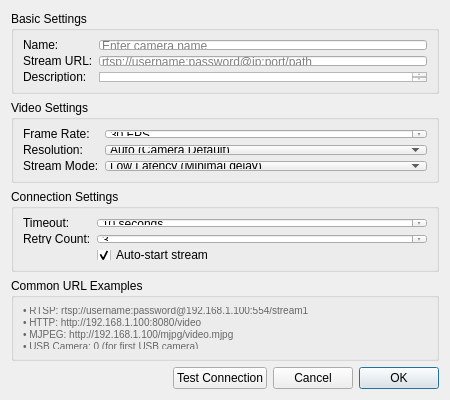
<?xml version="1.0" encoding="UTF-8"?>
<ui version="4.0">
 <class>AddCameraDialog</class>
 <widget class="QDialog" name="AddCameraDialog">
  <property name="geometry">
   <rect>
    <x>0</x>
    <y>0</y>
    <width>450</width>
    <height>400</height>
   </rect>
  </property>
  <property name="minimumSize">
   <size>
    <width>450</width>
    <height>400</height>
   </size>
  </property>
  <property name="windowTitle">
   <string>Add Camera</string>
  </property>
  <property name="modal">
   <bool>true</bool>
  </property>
  <layout class="QVBoxLayout" name="verticalLayout">
   <item>
    <widget class="QGroupBox" name="basicGroup">
     <property name="title">
      <string>Basic Settings</string>
     </property>
     <layout class="QFormLayout" name="basicFormLayout">
      <item row="0" column="0">
       <widget class="QLabel" name="nameLabel">
        <property name="text">
         <string>Name:</string>
        </property>
       </widget>
      </item>
      <item row="0" column="1">
       <widget class="QLineEdit" name="nameEdit">
        <property name="placeholderText">
         <string>Enter camera name</string>
        </property>
       </widget>
      </item>
      <item row="1" column="0">
       <widget class="QLabel" name="urlLabel">
        <property name="text">
         <string>Stream URL:</string>
        </property>
       </widget>
      </item>
      <item row="1" column="1">
       <widget class="QLineEdit" name="urlEdit">
        <property name="placeholderText">
         <string>rtsp://username:password@ip:port/path</string>
        </property>
       </widget>
      </item>
      <item row="2" column="0">
       <widget class="QLabel" name="descriptionLabel">
        <property name="text">
         <string>Description:</string>
        </property>
       </widget>
      </item>
      <item row="2" column="1">
       <widget class="QTextEdit" name="descriptionEdit">
        <property name="maximumSize">
         <size>
          <width>16777215</width>
          <height>60</height>
         </size>
        </property>
        <property name="placeholderText">
         <string>Optional description</string>
        </property>
       </widget>
      </item>
     </layout>
    </widget>
   </item>
   <item>
    <widget class="QGroupBox" name="videoGroup">
     <property name="title">
      <string>Video Settings</string>
     </property>
     <layout class="QFormLayout" name="videoFormLayout">
      <item row="0" column="0">
       <widget class="QLabel" name="fpsLabel">
        <property name="text">
         <string>Frame Rate:</string>
        </property>
       </widget>
      </item>
      <item row="0" column="1">
       <widget class="QSpinBox" name="fpsSpinBox">
        <property name="suffix">
         <string> FPS</string>
        </property>
        <property name="minimum">
         <number>1</number>
        </property>
        <property name="maximum">
         <number>60</number>
        </property>
        <property name="value">
         <number>30</number>
        </property>
       </widget>
      </item>
      <item row="1" column="0">
       <widget class="QLabel" name="resolutionLabel">
        <property name="text">
         <string>Resolution:</string>
        </property>
       </widget>
      </item>
      <item row="1" column="1">
       <widget class="QComboBox" name="resolutionComboBox">
        <item>
         <property name="text">
          <string>Auto (Camera Default)</string>
         </property>
        </item>
        <item>
         <property name="text">
          <string>1920x1080 (Full HD)</string>
         </property>
        </item>
        <item>
         <property name="text">
          <string>1280x720 (HD)</string>
         </property>
        </item>
        <item>
         <property name="text">
          <string>640x480 (VGA)</string>
         </property>
        </item>
        <item>
         <property name="text">
          <string>320x240 (QVGA)</string>
         </property>
        </item>
       </widget>
      </item>
      <item row="2" column="0">
       <widget class="QLabel" name="modeLabel">
        <property name="text">
         <string>Stream Mode:</string>
        </property>
       </widget>
      </item>
      <item row="2" column="1">
       <widget class="QComboBox" name="modeComboBox">
        <item>
         <property name="text">
          <string>Low Latency (Minimal delay)</string>
         </property>
        </item>
        <item>
         <property name="text">
          <string>Balanced (Good quality &amp; speed)</string>
         </property>
        </item>
        <item>
         <property name="text">
          <string>High Quality (Best image quality)</string>
         </property>
        </item>
       </widget>
      </item>
     </layout>
    </widget>
   </item>
   <item>
    <widget class="QGroupBox" name="connectionGroup">
     <property name="title">
      <string>Connection Settings</string>
     </property>
     <layout class="QFormLayout" name="connectionFormLayout">
      <item row="0" column="0">
       <widget class="QLabel" name="timeoutLabel">
        <property name="text">
         <string>Timeout:</string>
        </property>
       </widget>
      </item>
      <item row="0" column="1">
       <widget class="QSpinBox" name="timeoutSpinBox">
        <property name="suffix">
         <string> seconds</string>
        </property>
        <property name="minimum">
         <number>1</number>
        </property>
        <property name="maximum">
         <number>60</number>
        </property>
        <property name="value">
         <number>10</number>
        </property>
       </widget>
      </item>
      <item row="1" column="0">
       <widget class="QLabel" name="retryLabel">
        <property name="text">
         <string>Retry Count:</string>
        </property>
       </widget>
      </item>
      <item row="1" column="1">
       <widget class="QSpinBox" name="retrySpinBox">
        <property name="maximum">
         <number>10</number>
        </property>
        <property name="value">
         <number>3</number>
        </property>
       </widget>
      </item>
      <item row="2" column="1">
       <widget class="QCheckBox" name="autoStartCheckBox">
        <property name="text">
         <string>Auto-start stream</string>
        </property>
        <property name="checked">
         <bool>true</bool>
        </property>
       </widget>
      </item>
     </layout>
    </widget>
   </item>
   <item>
    <widget class="QGroupBox" name="examplesGroup">
     <property name="title">
      <string>Common URL Examples</string>
     </property>
     <layout class="QVBoxLayout" name="examplesLayout">
      <item>
       <widget class="QLabel" name="examplesLabel">
        <property name="text">
         <string>• RTSP: rtsp://username:password@192.168.1.100:554/stream1
• HTTP: http://192.168.1.100:8080/video
• MJPEG: http://192.168.1.100/mjpg/video.mjpg
• USB Camera: 0 (for first USB camera)</string>
        </property>
        <property name="wordWrap">
         <bool>true</bool>
        </property>
        <property name="styleSheet">
         <string>font-size: 10px; color: #666666;</string>
        </property>
       </widget>
      </item>
     </layout>
    </widget>
   </item>
   <item>
    <layout class="QHBoxLayout" name="buttonLayout">
     <item>
      <spacer name="horizontalSpacer">
       <property name="orientation">
        <enum>Qt::Horizontal</enum>
       </property>
       <property name="sizeHint" stdset="0">
        <size>
         <width>40</width>
         <height>20</height>
        </size>
       </property>
      </spacer>
     </item>
     <item>
      <widget class="QPushButton" name="testButton">
       <property name="text">
        <string>Test Connection</string>
       </property>
      </widget>
     </item>
     <item>
      <widget class="QPushButton" name="cancelButton">
       <property name="text">
        <string>Cancel</string>
       </property>
      </widget>
     </item>
     <item>
      <widget class="QPushButton" name="okButton">
       <property name="text">
        <string>OK</string>
       </property>
       <property name="default">
        <bool>true</bool>
       </property>
      </widget>
     </item>
    </layout>
   </item>
  </layout>
 </widget>
 <resources/>
 <connections>
  <connection>
   <sender>cancelButton</sender>
   <signal>clicked()</signal>
   <receiver>AddCameraDialog</receiver>
   <slot>reject()</slot>
   <hints>
    <hint type="sourcelabel">
     <x>316</x>
     <y>380</y>
    </hint>
    <hint type="destinationlabel">
     <x>286</x>
     <y>274</y>
    </hint>
   </hints>
  </connection>
  <connection>
   <sender>okButton</sender>
   <signal>clicked()</signal>
   <receiver>AddCameraDialog</receiver>
   <slot>accept()</slot>
   <hints>
    <hint type="sourcelabel">
     <x>394</x>
     <y>380</y>
    </hint>
    <hint type="destinationlabel">
     <x>224</x>
     <y>274</y>
    </hint>
   </hints>
  </connection>
 </connections>
</ui>
